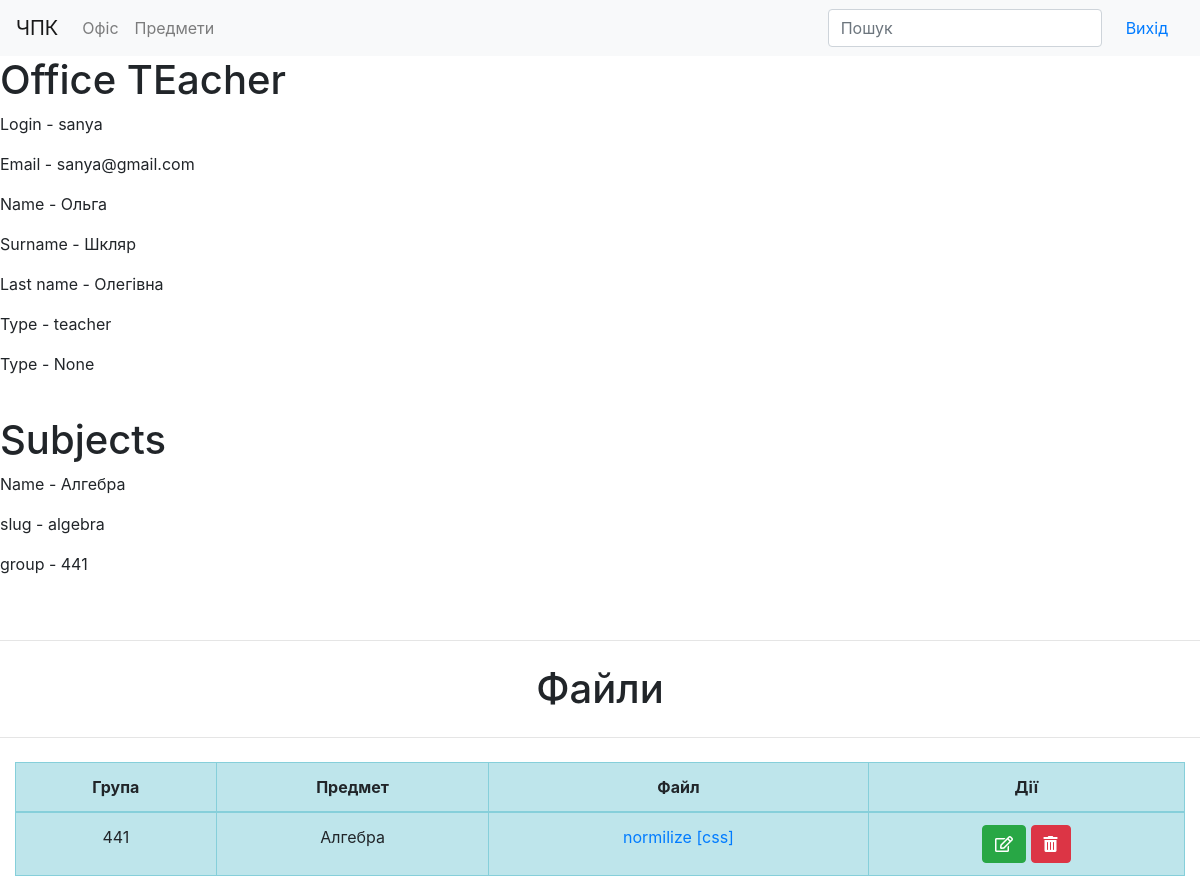
Page /office/ (signed in) on the committed database.
### authorization/models.py (models this page shows, shortened)
class Profile(models.Model):
    user = models.OneToOneField(User, on_delete=models.CASCADE)
    name = models.CharField(max_length=100, blank=True, verbose_name="Ім'я")
    surname = models.CharField(max_length=100, blank=True, verbose_name="Прізвище")
    last_name = models.CharField(max_length=100, blank=True, verbose_name="По батькові")
    TYPE_OF_ACCESS = (
        ("student", 'Студент'),
        ("teacher", 'Викладач'),
    )
    access_profile = models.CharField(max_length=10, blank=True, choices=TYPE_OF_ACCESS)
    birth_date = models.DateField(null=True, blank=True, verbose_name="Дата народження")

### office/models.py (models this page shows, shortened)
class Subject(models.Model):
    name = models.CharField(max_length=120)
    group = models.ForeignKey(Group, on_delete=models.CASCADE)
    slug = models.SlugField(max_length=120)

class Group(models.Model):
    number = models.IntegerField(max_length=4, unique=True)
    slug = models.SlugField(max_length=120)

class Files(models.Model):
    file = models.FileField(upload_to=file_folder)
    title = models.CharField(max_length=120)
    subject = models.ForeignKey(Subject, on_delete=models.CASCADE)
    def get_absolute_url(self):
        return "/media/{}".format(self.file)

### office/views.py (the view)
# urls.py: path("", OfficeIndex.as_view(), name="office_index"),
class OfficeIndex(LoginRequiredMixin, View):
    login_url = '/auth/login/'
    redirect_field_name = ''
    def get(self, request):
        user = get_object_or_404(Profile, user=request.user)
        if user.access_profile == "student":
            return render(request, 'office/student/index_student.html', context={"user": user})
        elif user.access_profile == "teacher":
            teacher = Teacher.objects.get(profile__user=request.user)
            return render(request, 'office/teacher/index_teacher.html', context={
                "user": user,
                "subjects": teacher.subjects,
                "files": teacher.files.all().order_by('subject__group__number', 'subject__name')
            })
        return render(request, 'office/not_access.html', context={})

### templates/office/teacher/index_teacher.html
{% extends 'office/base.html' %}
{% load static %}
{% block content %}
    <h1>Office TEacher</h1>
    <p>Login - {{ user.user.username }}</p>
    <p>Email - {{ user.user.email }}</p>
    <p>Name - {{ user.name }}</p>
    <p>Surname - {{ user.surname }}</p>
    <p>Last name - {{ user.last_name }}</p>
    <p>Type - {{ user.access_profile }}</p>
    <p>Type - {{ user.birth_date }}</p>
    <br>
    <h1>Subjects</h1>
    {% for subject in subjects.all %}
        <p>Name - {{ subject.name }}</p>
        <p>slug - {{ subject.slug }}</p>
        <p>group - {{ subject.group.number }}</p>
    {% endfor %}
    <br>
    {% include 'office/teacher/files.html' %}
{% endblock content %}

### templates/office/teacher/files.html (shortened to what this page needs)
<hr class="my-4">
    <h1 class="text-center">Файли</h1>
    <hr class="my-4">
    <div class="col-lg-12 col-sm-10 col-xs-3">
        <table class="table text-center table-bordered table-responsive-sm table-responsive-md table-hover table-info">
            <thead>
            <tr>
                <th scope="col">Група</th>
                <th scope="col">Предмет</th>
                <th scope="col">Файл</th>
                <th scope="col">Дії</th>
            </tr>
            </thead>
            <tbody>
            {% for file in files %}
                <tr id="href-{{ file.id }}">
                    <td>{{ file.subject.group.number }}</td>
                    <td>{{ file.subject.name }}</td>
                    <td><a href="{{ file.get_absolute_url }}" download>{{ file.title }}
                        [{{ file.file |make_list|slice:"-3:"|join:""|slugify }}]</a></td>
                    <td>
                        <button type="button"
                                data-id="{{ file.id }}"
                                data-title="{{ file.title }}"
                                data-path="{{ file.get_absolute_url }}"
                                data-subject-name="{{ file.subject.name }}"
                                data-group-number="{{ file.subject.group.number }}"
                                class="btn btn-success change-files"
                                data-toggle="modal"
                                data-target="#exampleModalLong">
                            <i class="far fa-edit"></i>
                        </button>
                        <button type="button"
                                data-id="{{ file.id }}"
                                data-title="{{ file.title }}"
                                data-path="{{ file.get_absolute_url }}"
                                class="btn btn-danger delete-files"
                                data-toggle="modal"
                                data-target="#delete">
                            <i class="fas fa-trash-alt"></i>
                        </button>
                    </td>
                </tr>
            {% endfor %}
            </tbody>
        </table>
    </div>

### rows in the picture
Profile: user.username "sanya", user.email "sanya@gmail.com", name "Ольга", surname "Шкляр", last_name "Олегівна", access_profile "teacher", birth_date "None"
Subject: name "Алгебра", slug "algebra", group.number "441"
Files: subject.group.number "441", subject.name "Алгебра", title "normilize", file|make_list "css"
